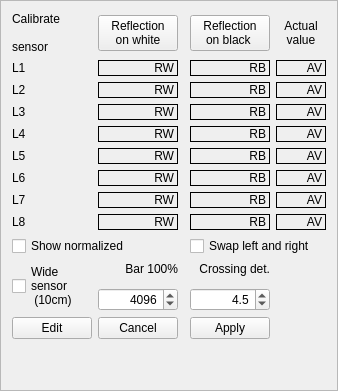
             <widget class="QFrame" name="frame_4">
              <property name="frameShape">
               <enum>QFrame::StyledPanel</enum>
              </property>
              <property name="frameShadow">
               <enum>QFrame::Raised</enum>
              </property>
              <layout class="QGridLayout" name="gridLayout_33">
               <item row="11" column="3">
                <widget class="QLabel" name="ls_max_black_8">
                 <property name="focusPolicy">
                  <enum>Qt::NoFocus</enum>
                 </property>
                 <property name="frameShape">
                  <enum>QFrame::Panel</enum>
                 </property>
                 <property name="frameShadow">
                  <enum>QFrame::Plain</enum>
                 </property>
                 <property name="text">
                  <string>RB</string>
                 </property>
                 <property name="alignment">
                  <set>Qt::AlignRight|Qt::AlignTrailing|Qt::AlignVCenter</set>
                 </property>
                </widget>
               </item>
               <item row="3" column="0">
                <widget class="QLabel" name="label_116">
                 <property name="text">
                  <string>Calibrate

sensor</string>
                 </property>
                </widget>
               </item>
               <item row="18" column="1">
                <widget class="QPushButton" name="ls_cancel">
                 <property name="toolTip">
                  <string>&lt;html&gt;&lt;head/&gt;&lt;body&gt;&lt;p&gt;Drop manual changes &lt;/p&gt;&lt;/body&gt;&lt;/html&gt;</string>
                 </property>
                 <property name="text">
                  <string>Cancel</string>
                 </property>
                </widget>
               </item>
               <item row="4" column="0">
                <widget class="QLabel" name="label_206">
                 <property name="text">
                  <string>L1</string>
                 </property>
                </widget>
               </item>
               <item row="4" column="1">
                <widget class="QLabel" name="ls_max_white_1">
                 <property name="minimumSize">
                  <size>
                   <width>50</width>
                   <height>0</height>
                  </size>
                 </property>
                 <property name="frameShape">
                  <enum>QFrame::Panel</enum>
                 </property>
                 <property name="frameShadow">
                  <enum>QFrame::Plain</enum>
                 </property>
                 <property name="text">
                  <string>RW</string>
                 </property>
                 <property name="alignment">
                  <set>Qt::AlignRight|Qt::AlignTrailing|Qt::AlignVCenter</set>
                 </property>
                </widget>
               </item>
               <item row="4" column="3">
                <widget class="QLabel" name="ls_max_black_1">
                 <property name="minimumSize">
                  <size>
                   <width>50</width>
                   <height>0</height>
                  </size>
                 </property>
                 <property name="focusPolicy">
                  <enum>Qt::NoFocus</enum>
                 </property>
                 <property name="frameShape">
                  <enum>QFrame::Panel</enum>
                 </property>
                 <property name="frameShadow">
                  <enum>QFrame::Plain</enum>
                 </property>
                 <property name="text">
                  <string>RB</string>
                 </property>
                 <property name="alignment">
                  <set>Qt::AlignRight|Qt::AlignTrailing|Qt::AlignVCenter</set>
                 </property>
                </widget>
               </item>
               <item row="5" column="0">
                <widget class="QLabel" name="label_207">
                 <property name="text">
                  <string>L2</string>
                 </property>
                </widget>
               </item>
               <item row="5" column="1">
                <widget class="QLabel" name="ls_max_white_2">
                 <property name="frameShape">
                  <enum>QFrame::Panel</enum>
                 </property>
                 <property name="frameShadow">
                  <enum>QFrame::Plain</enum>
                 </property>
                 <property name="text">
                  <string>RW</string>
                 </property>
                 <property name="alignment">
                  <set>Qt::AlignRight|Qt::AlignTrailing|Qt::AlignVCenter</set>
                 </property>
                </widget>
               </item>
               <item row="5" column="3">
                <widget class="QLabel" name="ls_max_black_2">
                 <property name="focusPolicy">
                  <enum>Qt::NoFocus</enum>
                 </property>
                 <property name="frameShape">
                  <enum>QFrame::Panel</enum>
                 </property>
                 <property name="frameShadow">
                  <enum>QFrame::Plain</enum>
                 </property>
                 <property name="text">
                  <string>RB</string>
                 </property>
                 <property name="alignment">
                  <set>Qt::AlignRight|Qt::AlignTrailing|Qt::AlignVCenter</set>
                 </property>
                </widget>
               </item>
               <item row="6" column="0">
                <widget class="QLabel" name="label_208">
                 <property name="text">
                  <string>L3</string>
                 </property>
                </widget>
               </item>
               <item row="6" column="1">
                <widget class="QLabel" name="ls_max_white_3">
                 <property name="frameShape">
                  <enum>QFrame::Panel</enum>
                 </property>
                 <property name="frameShadow">
                  <enum>QFrame::Plain</enum>
                 </property>
                 <property name="text">
                  <string>RW</string>
                 </property>
                 <property name="alignment">
                  <set>Qt::AlignRight|Qt::AlignTrailing|Qt::AlignVCenter</set>
                 </property>
                </widget>
               </item>
               <item row="6" column="3">
                <widget class="QLabel" name="ls_max_black_3">
                 <property name="focusPolicy">
                  <enum>Qt::NoFocus</enum>
                 </property>
                 <property name="frameShape">
                  <enum>QFrame::Panel</enum>
                 </property>
                 <property name="frameShadow">
                  <enum>QFrame::Plain</enum>
                 </property>
                 <property name="text">
                  <string>RB</string>
                 </property>
                 <property name="alignment">
                  <set>Qt::AlignRight|Qt::AlignTrailing|Qt::AlignVCenter</set>
                 </property>
                </widget>
               </item>
               <item row="7" column="0">
                <widget class="QLabel" name="label_209">
                 <property name="text">
                  <string>L4</string>
                 </property>
                </widget>
               </item>
               <item row="7" column="1">
                <widget class="QLabel" name="ls_max_white_4">
                 <property name="frameShape">
                  <enum>QFrame::Panel</enum>
                 </property>
                 <property name="frameShadow">
                  <enum>QFrame::Plain</enum>
                 </property>
                 <property name="text">
                  <string>RW</string>
                 </property>
                 <property name="alignment">
                  <set>Qt::AlignRight|Qt::AlignTrailing|Qt::AlignVCenter</set>
                 </property>
                </widget>
               </item>
               <item row="7" column="3">
                <widget class="QLabel" name="ls_max_black_4">
                 <property name="focusPolicy">
                  <enum>Qt::NoFocus</enum>
                 </property>
                 <property name="frameShape">
                  <enum>QFrame::Panel</enum>
                 </property>
                 <property name="frameShadow">
                  <enum>QFrame::Plain</enum>
                 </property>
                 <property name="text">
                  <string>RB</string>
                 </property>
                 <property name="alignment">
                  <set>Qt::AlignRight|Qt::AlignTrailing|Qt::AlignVCenter</set>
                 </property>
                </widget>
               </item>
               <item row="8" column="0">
                <widget class="QLabel" name="label_210">
                 <property name="text">
                  <string>L5</string>
                 </property>
                </widget>
               </item>
               <item row="8" column="1">
                <widget class="QLabel" name="ls_max_white_5">
                 <property name="frameShape">
                  <enum>QFrame::Panel</enum>
                 </property>
                 <property name="frameShadow">
                  <enum>QFrame::Plain</enum>
                 </property>
                 <property name="text">
                  <string>RW</string>
                 </property>
                 <property name="alignment">
                  <set>Qt::AlignRight|Qt::AlignTrailing|Qt::AlignVCenter</set>
                 </property>
                </widget>
               </item>
               <item row="8" column="3">
                <widget class="QLabel" name="ls_max_black_5">
                 <property name="focusPolicy">
                  <enum>Qt::NoFocus</enum>
                 </property>
                 <property name="frameShape">
                  <enum>QFrame::Panel</enum>
                 </property>
                 <property name="frameShadow">
                  <enum>QFrame::Plain</enum>
                 </property>
                 <property name="text">
                  <string>RB</string>
                 </property>
                 <property name="alignment">
                  <set>Qt::AlignRight|Qt::AlignTrailing|Qt::AlignVCenter</set>
                 </property>
                </widget>
               </item>
               <item row="9" column="0">
                <widget class="QLabel" name="label_211">
                 <property name="text">
                  <string>L6</string>
                 </property>
                </widget>
               </item>
               <item row="10" column="0">
                <widget class="QLabel" name="label_212">
                 <property name="text">
                  <string>L7</string>
                 </property>
                </widget>
               </item>
               <item row="9" column="1">
                <widget class="QLabel" name="ls_max_white_6">
                 <property name="frameShape">
                  <enum>QFrame::Panel</enum>
                 </property>
                 <property name="frameShadow">
                  <enum>QFrame::Plain</enum>
                 </property>
                 <property name="text">
                  <string>RW</string>
                 </property>
                 <property name="alignment">
                  <set>Qt::AlignRight|Qt::AlignTrailing|Qt::AlignVCenter</set>
                 </property>
                </widget>
               </item>
               <item row="9" column="3">
                <widget class="QLabel" name="ls_max_black_6">
                 <property name="focusPolicy">
                  <enum>Qt::NoFocus</enum>
                 </property>
                 <property name="frameShape">
                  <enum>QFrame::Panel</enum>
                 </property>
                 <property name="frameShadow">
                  <enum>QFrame::Plain</enum>
                 </property>
                 <property name="text">
                  <string>RB</string>
                 </property>
                 <property name="alignment">
                  <set>Qt::AlignRight|Qt::AlignTrailing|Qt::AlignVCenter</set>
                 </property>
                </widget>
               </item>
               <item row="10" column="1">
                <widget class="QLabel" name="ls_max_white_7">
                 <property name="frameShape">
                  <enum>QFrame::Panel</enum>
                 </property>
                 <property name="frameShadow">
                  <enum>QFrame::Plain</enum>
                 </property>
                 <property name="text">
                  <string>RW</string>
                 </property>
                 <property name="alignment">
                  <set>Qt::AlignRight|Qt::AlignTrailing|Qt::AlignVCenter</set>
                 </property>
                </widget>
               </item>
               <item row="11" column="0">
                <widget class="QLabel" name="label_213">
                 <property name="text">
                  <string>L8</string>
                 </property>
                </widget>
               </item>
               <item row="10" column="3">
                <widget class="QLabel" name="ls_max_black_7">
                 <property name="focusPolicy">
                  <enum>Qt::NoFocus</enum>
                 </property>
                 <property name="frameShape">
                  <enum>QFrame::Panel</enum>
                 </property>
                 <property name="frameShadow">
                  <enum>QFrame::Plain</enum>
                 </property>
                 <property name="text">
                  <string>RB</string>
                 </property>
                 <property name="alignment">
                  <set>Qt::AlignRight|Qt::AlignTrailing|Qt::AlignVCenter</set>
                 </property>
                </widget>
               </item>
               <item row="19" column="3">
                <spacer name="verticalSpacer">
                 <property name="orientation">
                  <enum>Qt::Vertical</enum>
                 </property>
                 <property name="sizeHint" stdset="0">
                  <size>
                   <width>20</width>
                   <height>40</height>
                  </size>
                 </property>
                </spacer>
               </item>
               <item row="11" column="1">
                <widget class="QLabel" name="ls_max_white_8">
                 <property name="frameShape">
                  <enum>QFrame::Panel</enum>
                 </property>
                 <property name="frameShadow">
                  <enum>QFrame::Plain</enum>
                 </property>
                 <property name="text">
                  <string>RW</string>
                 </property>
                 <property name="alignment">
                  <set>Qt::AlignRight|Qt::AlignTrailing|Qt::AlignVCenter</set>
                 </property>
                </widget>
               </item>
               <item row="3" column="3">
                <widget class="QPushButton" name="ls_calibrate_black">
                 <property name="toolTip">
                  <string>&lt;html&gt;&lt;head/&gt;&lt;body&gt;&lt;p&gt;Place robot so that all sensors see the black surface (or nothing), &lt;/p&gt;&lt;p&gt;then press this button.&lt;/p&gt;&lt;p&gt;Normalized should then show about 0%.&lt;/p&gt;&lt;p&gt;Press Apply to send calibration to robot.&lt;/p&gt;&lt;/body&gt;&lt;/html&gt;</string>
                 </property>
                 <property name="text">
                  <string>Reflection
on black </string>
                 </property>
                </widget>
               </item>
               <item row="3" column="1">
                <widget class="QPushButton" name="ls_calibrate_white">
                 <property name="toolTip">
                  <string>&lt;html&gt;&lt;head/&gt;&lt;body&gt;&lt;p&gt;Place robot so that all sensors see the white surface, &lt;/p&gt;&lt;p&gt;then press this button.&lt;/p&gt;&lt;p&gt;Normalized should then show about 75%.&lt;/p&gt;&lt;p&gt;Press Apply to send calibration to robot.&lt;/p&gt;&lt;/body&gt;&lt;/html&gt;</string>
                 </property>
                 <property name="text">
                  <string>Reflection
 on white </string>
                 </property>
                </widget>
               </item>
               <item row="18" column="0">
                <widget class="QPushButton" name="ls_edit">
                 <property name="toolTip">
                  <string>Stop updating fields to allow edit</string>
                 </property>
                 <property name="text">
                  <string>Edit</string>
                 </property>
                </widget>
               </item>
               <item row="18" column="3">
                <widget class="QPushButton" name="ls_apply">
                 <property name="toolTip">
                  <string>&lt;html&gt;&lt;head/&gt;&lt;body&gt;&lt;p&gt;Apply manual changes&lt;/p&gt;&lt;p&gt;(send calibration and other values to robot).&lt;/p&gt;&lt;/body&gt;&lt;/html&gt;</string>
                 </property>
                 <property name="text">
                  <string>Apply</string>
                 </property>
                </widget>
               </item>
               <item row="15" column="3">
                <widget class="QDoubleSpinBox" name="ls_crossing_detect">
                 <property name="toolTip">
                  <string>&lt;html&gt;&lt;head/&gt;&lt;body&gt;&lt;p&gt;Distance between left and right edge in a 0 to 8 scale.&lt;/p&gt;&lt;p&gt;Value depends distance between edges with an extra value if width increase fast. Therefore the width can temorarily be higher than 6 (edge values are from -3 to 3)&lt;/p&gt;&lt;p&gt;This increase gradient addition should make it easier to detect a crossing.&lt;/p&gt;&lt;p&gt;For Regbot in balance (and normal tape (38mm)), then about 4.8 is a normal value to trigger crossing line.&lt;/p&gt;&lt;p&gt;For Robobot this could be as low as 3-4, as the linesensor is wider.&lt;/p&gt;&lt;p&gt;A lower value makes it more likely to trigger crossing line on a normal edge.&lt;/p&gt;&lt;/body&gt;&lt;/html&gt;</string>
                 </property>
                 <property name="alignment">
                  <set>Qt::AlignRight|Qt::AlignTrailing|Qt::AlignVCenter</set>
                 </property>
                 <property name="decimals">
                  <number>1</number>
                 </property>
                 <property name="minimum">
                  <double>2.000000000000000</double>
                 </property>
                 <property name="maximum">
                  <double>8.000000000000000</double>
                 </property>
                 <property name="singleStep">
                  <double>0.100000000000000</double>
                 </property>
                 <property name="value">
                  <double>4.500000000000000</double>
                 </property>
                </widget>
               </item>
               <item row="13" column="3">
                <widget class="QLabel" name="label_9">
                 <property name="text">
                  <string>Crossing det.</string>
                 </property>
                 <property name="alignment">
                  <set>Qt::AlignRight|Qt::AlignTrailing|Qt::AlignVCenter</set>
                 </property>
                </widget>
               </item>
               <item row="13" column="1">
                <widget class="QLabel" name="label_156">
                 <property name="text">
                  <string>Bar 100%</string>
                 </property>
                 <property name="alignment">
                  <set>Qt::AlignRight|Qt::AlignTrailing|Qt::AlignVCenter</set>
                 </property>
                </widget>
               </item>
               <item row="15" column="1">
                <widget class="QSpinBox" name="line_disp_max_value">
                 <property name="toolTip">
                  <string notr="true">&lt;html&gt;&lt;head/&gt;&lt;body&gt;&lt;p&gt;Maximum value used as 100% in bar display.&lt;/p&gt;&lt;/body&gt;&lt;/html&gt;</string>
                 </property>
                 <property name="statusTip">
                  <string notr="true"/>
                 </property>
                 <property name="alignment">
                  <set>Qt::AlignRight|Qt::AlignTrailing|Qt::AlignVCenter</set>
                 </property>
                 <property name="maximum">
                  <number>4250</number>
                 </property>
                 <property name="singleStep">
                  <number>256</number>
                 </property>
                 <property name="value">
                  <number>4096</number>
                 </property>
                </widget>
               </item>
               <item row="11" column="4">
                <widget class="QLabel" name="ls_actual_8">
                 <property name="frameShape">
                  <enum>QFrame::Panel</enum>
                 </property>
                 <property name="text">
                  <string>AV</string>
                 </property>
                 <property name="alignment">
                  <set>Qt::AlignRight|Qt::AlignTrailing|Qt::AlignVCenter</set>
                 </property>
                </widget>
               </item>
               <item row="4" column="4">
                <widget class="QLabel" name="ls_actual_1">
                 <property name="minimumSize">
                  <size>
                   <width>50</width>
                   <height>0</height>
                  </size>
                 </property>
                 <property name="frameShape">
                  <enum>QFrame::Panel</enum>
                 </property>
                 <property name="text">
                  <string>AV</string>
                 </property>
                 <property name="alignment">
                  <set>Qt::AlignRight|Qt::AlignTrailing|Qt::AlignVCenter</set>
                 </property>
                </widget>
               </item>
               <item row="6" column="4">
                <widget class="QLabel" name="ls_actual_3">
                 <property name="frameShape">
                  <enum>QFrame::Panel</enum>
                 </property>
                 <property name="text">
                  <string>AV</string>
                 </property>
                 <property name="alignment">
                  <set>Qt::AlignRight|Qt::AlignTrailing|Qt::AlignVCenter</set>
                 </property>
                </widget>
               </item>
               <item row="7" column="4">
                <widget class="QLabel" name="ls_actual_4">
                 <property name="frameShape">
                  <enum>QFrame::Panel</enum>
                 </property>
                 <property name="text">
                  <string>AV</string>
                 </property>
                 <property name="alignment">
                  <set>Qt::AlignRight|Qt::AlignTrailing|Qt::AlignVCenter</set>
                 </property>
                </widget>
               </item>
               <item row="8" column="4">
                <widget class="QLabel" name="ls_actual_5">
                 <property name="frameShape">
                  <enum>QFrame::Panel</enum>
                 </property>
                 <property name="text">
                  <string>AV</string>
                 </property>
                 <property name="alignment">
                  <set>Qt::AlignRight|Qt::AlignTrailing|Qt::AlignVCenter</set>
                 </property>
                </widget>
               </item>
               <item row="9" column="4">
                <widget class="QLabel" name="ls_actual_6">
                 <property name="frameShape">
                  <enum>QFrame::Panel</enum>
                 </property>
                 <property name="text">
                  <string>AV</string>
                 </property>
                 <property name="alignment">
                  <set>Qt::AlignRight|Qt::AlignTrailing|Qt::AlignVCenter</set>
                 </property>
                </widget>
               </item>
               <item row="10" column="4">
                <widget class="QLabel" name="ls_actual_7">
                 <property name="frameShape">
                  <enum>QFrame::Panel</enum>
                 </property>
                 <property name="text">
                  <string>AV</string>
                 </property>
                 <property name="alignment">
                  <set>Qt::AlignRight|Qt::AlignTrailing|Qt::AlignVCenter</set>
                 </property>
                </widget>
               </item>
               <item row="5" column="4">
                <widget class="QLabel" name="ls_actual_2">
                 <property name="frameShape">
                  <enum>QFrame::Panel</enum>
                 </property>
                 <property name="text">
                  <string>AV</string>
                 </property>
                 <property name="alignment">
                  <set>Qt::AlignRight|Qt::AlignTrailing|Qt::AlignVCenter</set>
                 </property>
                </widget>
               </item>
               <item row="3" column="4">
                <widget class="QLabel" name="label_43">
                 <property name="text">
                  <string>Actual
value</string>
                 </property>
                 <property name="alignment">
                  <set>Qt::AlignCenter</set>
                 </property>
                </widget>
               </item>
               <item row="13" column="0" rowspan="3">
                <widget class="QCheckBox" name="ls_wideSensor">
                 <property name="toolTip">
                  <string>&lt;html&gt;&lt;head/&gt;&lt;body&gt;&lt;p&gt;The new wider linesor is 10 cm wide, the old is 6cm only. &lt;/p&gt;&lt;p&gt;&lt;br/&gt;&lt;/p&gt;&lt;/body&gt;&lt;/html&gt;</string>
                 </property>
                 <property name="text">
                  <string>Wide
sensor
 (10cm)</string>
                 </property>
                </widget>
               </item>
               <item row="12" column="0" colspan="3">
                <widget class="QCheckBox" name="ls_show_normalized">
                 <property name="toolTip">
                  <string>&lt;html&gt;&lt;head/&gt;&lt;body&gt;&lt;p&gt;Ask robot to deliver normalized n values rather than raw values.&lt;/p&gt;&lt;p&gt;n = (s - b)/(w - b) * 3000, where&lt;br/&gt;n = normalized&lt;br/&gt;s = sensor value&lt;br/&gt;w = white calibration&lt;br/&gt;b = black calibration&lt;/p&gt;&lt;p&gt;The normalized value on white should be shown as 75% (value ~3000).&lt;br/&gt;The normalized value on black should be shown as 0% (value ~0).&lt;/p&gt;&lt;/body&gt;&lt;/html&gt;</string>
                 </property>
                 <property name="text">
                  <string>Show normalized</string>
                 </property>
                </widget>
               </item>
               <item row="12" column="3" colspan="2">
                <widget class="QCheckBox" name="ls_swap_left_right">
                 <property name="toolTip">
                  <string>&lt;html&gt;&lt;head/&gt;&lt;body&gt;&lt;p&gt;Swap the detected left and right edge.&lt;/p&gt;&lt;p&gt;Check this if LED's are (mostly) in the forward (X) direction.&lt;/p&gt;&lt;p&gt;(Normally the LED end of the line sensor PCB is closer to driving wheel axis).&lt;/p&gt;&lt;/body&gt;&lt;/html&gt;</string>
                 </property>
                 <property name="text">
                  <string>Swap left and right</string>
                 </property>
                </widget>
               </item>
              </layout>
             </widget>
